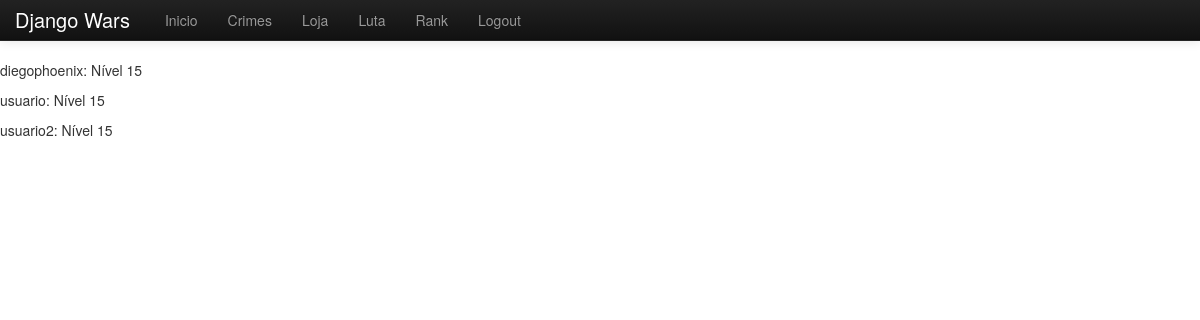
The app's page /rank/ (signed in), older data.
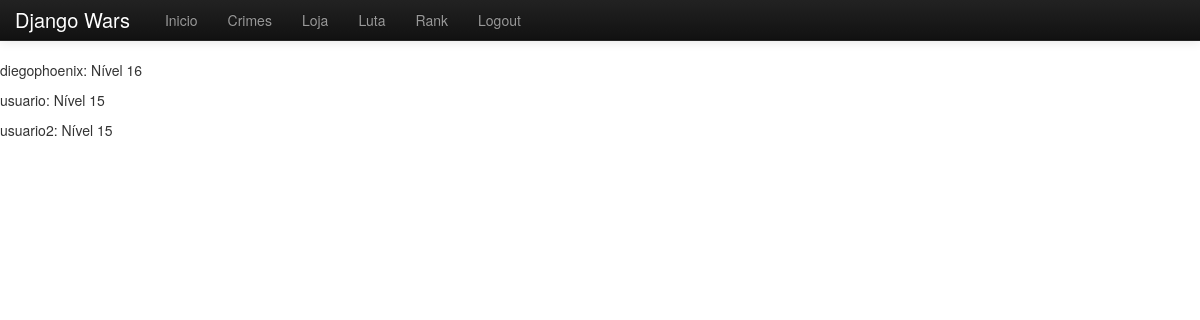
The same page, newer data.
### player/models.py (models this page shows, shortened)
class Player(models.Model):
    user = models.OneToOneField(User)
    carteira = models.FloatField(default=0) #dinheiro na mao
    banco = models.FloatField(default=0) #dinheiro no banco
    ataque = models.PositiveSmallIntegerField(default=10)
    defesa = models.PositiveSmallIntegerField(default=10)
    vida = models.PositiveSmallIntegerField(default=10)
    energia = models.PositiveSmallIntegerField(default=20) #energia para fazer roubos
    raiva = models.PositiveSmallIntegerField(default=5) #raiiva para atacar outros players
    hp = models.PositiveIntegerField(default=100) #hp = vida * 10
    energia_atual = models.PositiveIntegerField(default=20)
    raiva_atual = models.PositiveIntegerField(default=5)
    nivel = models.PositiveSmallIntegerField(default=1)
    experiencia = models.PositiveIntegerField(default=0)
    pontos = models.PositiveSmallIntegerField(default=0)
    hp_update = models.DateTimeField(auto_now_add=True) # 1 de hp a cada 2 minutos
    energia_update = models.DateTimeField(auto_now_add=True) # 1 de energia a cada minuto
    raiva_update = models.DateTimeField(auto_now_add=True) # 1 de raiva a cada 5 minutos
    armas = models.ManyToManyField(Arma)
    armaduras = models.ManyToManyField(Armadura)
    arma_ativa = models.ForeignKey(Arma, null=True, related_name="+")
    armadura_ativa = models.ForeignKey(Armadura, null=True, related_name="+")

### views/site.py (the view)
# urls.py: url(r'^rank/$', 'views.site.rank', name='pagina_de_rank'),
@login_required
def rank(request):
    rank = Player.objects.all()[:10]
    return render_to_response("rank.html", {"rank": rank})

### wars/templates/rank.html
{% extends "base.html" %}
{% block conteudo %}
{% for jogador in rank %}
	<p> {{jogador.user.username}}: Nível {{jogador.nivel}} <p>
{% endfor %}
{% endblock %}

### wars/templates/base.html (shortened to what this page needs)
{% load staticfiles %}
<!DOCTYPE html>
<html lang="en">
    <head>
        <link href="{% static '/arquivos/css/bootstrap.css' %}" rel="stylesheet">
        <link href="{% static '/arquivos/css/bootstrap-responsive.css' %}" rel="stylesheet">
    </head>
    <body>
        <div class="navbar navbar-inverse navbar-fixed-top">
            <div class="navbar-inner">
                <div class="container">
                    <a class="brand" href="/">Django Wars</a>
                    <div class="nav-collapse collapse">
                        <ul class="nav">
                            <li><a href="{% url pagina_inicial %}">Inicio</a></li>
                            <li><a href="{% url pagina_de_crimes %}">Crimes</a></li>
                            <li><a href="{% url pagina_da_loja %}">Loja</a></li>
                            <li><a href="{% url pagina_de_luta %}">Luta</a></li>
                            <li><a href="{% url pagina_de_rank %}">Rank</a></li>
                            <li><a href="/logout/">Logout</a></li>
                        </ul>
                    </div>
                </div>
            </div>
        </div>
        {% block conteudo %}
        {% endblock %}
    </body>
</html>

### wars/templates/base.html (style rules this page uses)
body { padding-top: 60px; }

Row changes from the older to the newer data that the page shows:
changed Player "diegophoenix": nivel "15" → "16"
